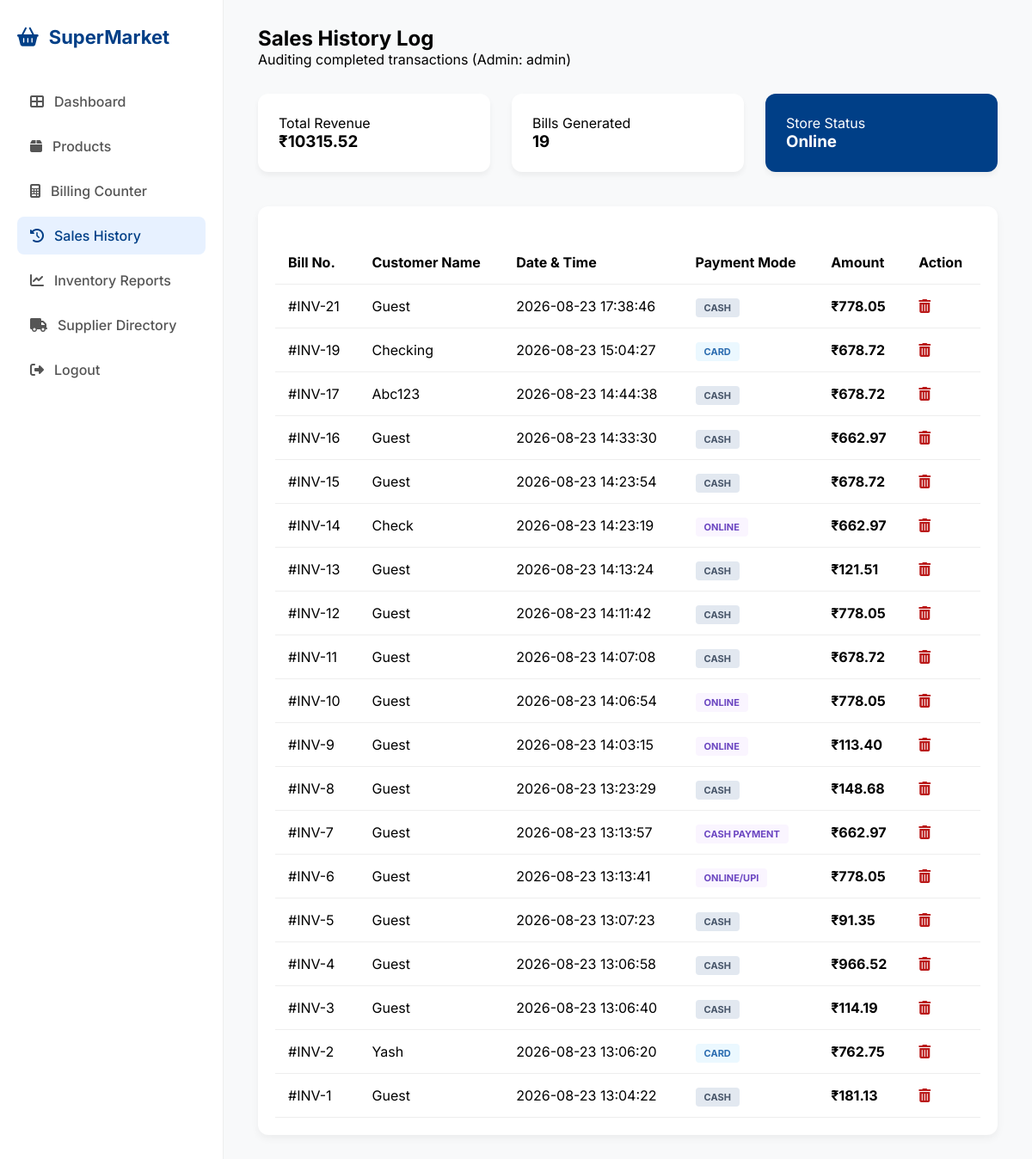
Page /history (signed in) on the earlier database version.
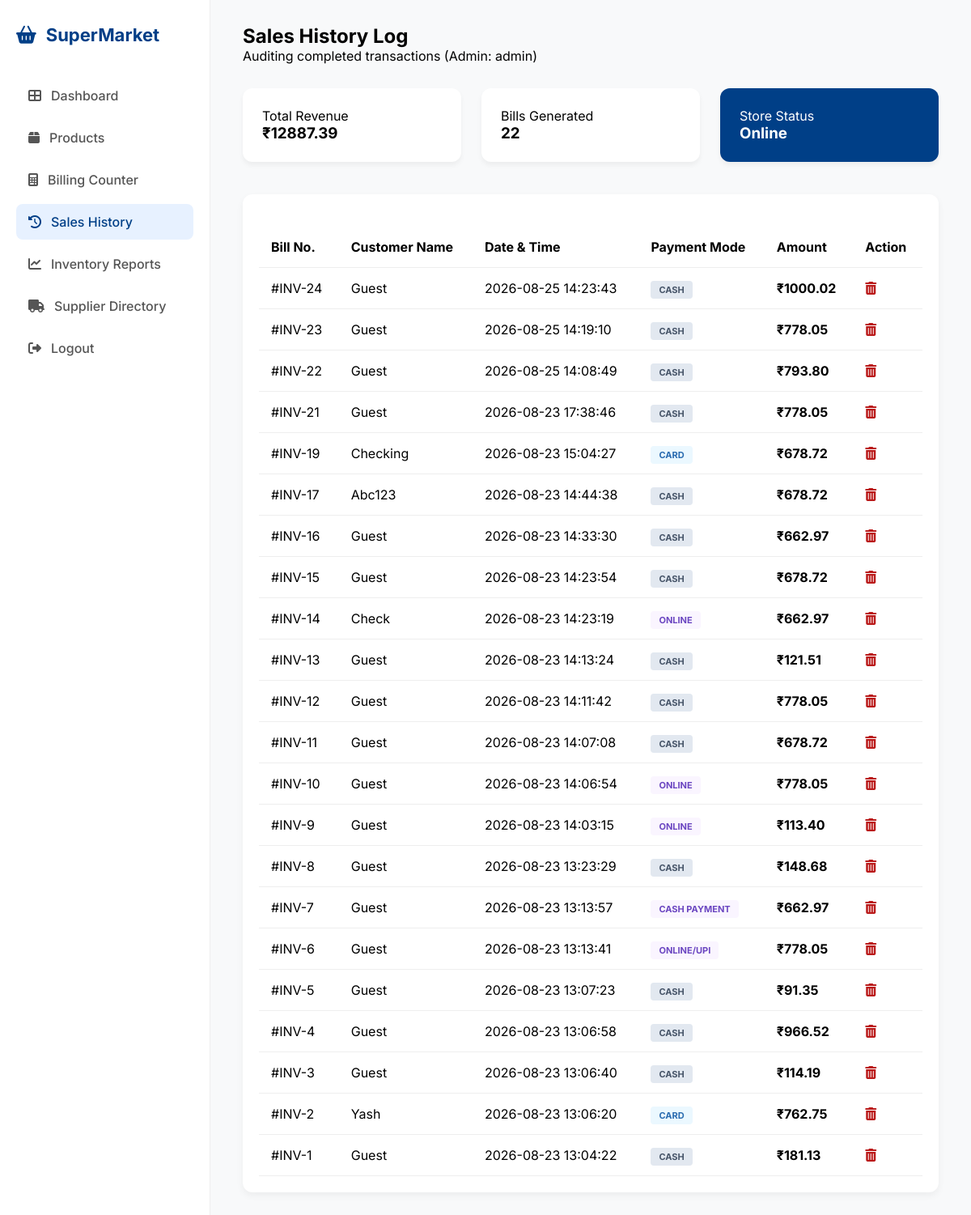
Same page on the later database version.
### tables this page shows
CREATE TABLE sales (
        id INTEGER PRIMARY KEY AUTOINCREMENT, customer_name TEXT, total_amount REAL, 
        payment_mode TEXT, date_time DATETIME DEFAULT CURRENT_TIMESTAMP);

### app.py (the view)
@app.route('/history')
def history():
    if 'user' not in session or session['role'] != 'Admin': return redirect(url_for('login'))
    conn = get_db_connection(); sales = conn.execute('SELECT * FROM sales ORDER BY id DESC').fetchall()
    total = sum(s['total_amount'] for s in sales); conn.close()
    return render_template('history.html', sales=sales, total=total, count=len(sales))

### app.py (called while the page is built)
def get_db_connection():
    conn = sqlite3.connect('supermarket.db')
    conn.row_factory = sqlite3.Row
    return conn

### templates/history.html (shortened to what this page needs)
<!DOCTYPE html>
<html lang="en">
<head>
    <link rel="stylesheet" href="https://cdnjs.cloudflare.com/ajax/libs/font-awesome/6.4.0/css/all.min.css">
    <link rel="stylesheet" href="{{ url_for('static', filename='style.css') }}">
</head>
<body class="dashboard-page">
    <div class="dashboard-wrapper">
        <aside class="sidebar">
            <div class="sidebar-brand">
                <i class="fas fa-shopping-basket"></i>
                <span>SuperMarket</span>
            </div>
            <nav class="nav-links">
                {% if session['role'] == 'Admin' %}
                <a href="/dashboard" class="nav-item"><i class="fas fa-th-large"></i> Dashboard</a>
                {% endif %}
                <a href="/products" class="nav-item"><i class="fas fa-box"></i> Products</a>
                <a href="/billing" class="nav-item"><i class="fas fa-calculator"></i> Billing Counter</a>
                {% if session['role'] == 'Admin' %}
                <a href="/history" class="nav-item active"><i class="fas fa-history"></i> Sales History</a>
                <a href="/reports" class="nav-item"><i class="fas fa-chart-line"></i> Inventory Reports</a>
                <a href="/suppliers" class="nav-item"><i class="fas fa-truck"></i> Supplier Directory</a>
                {% endif %}
            </nav>
            <div class="sidebar-footer">
                <a href="/logout" class="nav-item"><i class="fas fa-sign-out-alt"></i> Logout</a>
            </div>
        </aside>
        <main class="main-content">
            <header class="top-header">
                <div class="header-info">
                    <h2>Sales History Log</h2>
                    <p>Auditing completed transactions (Admin: {{ session['user'] }})</p>
                </div>
            </header>
            <div class="stats-grid">
                <div class="stat-card">
                    <p>Total Revenue</p>
                    <h3>₹{{ "%.2f"|format(total) }}</h3>
                </div>
                <div class="stat-card">
                    <p>Bills Generated</p>
                    <h3>{{ count }}</h3>
                </div>
                <div class="stat-card blue-card">
                    <p>Store Status</p>
                    <h3>Online</h3>
                </div>
            </div>
            <div class="history-table-card">
                <table class="data-table">
                    <thead>
                        <tr>
                            <th>Bill No.</th>
                            <th>Customer Name</th>
                            <th>Date & Time</th>
                            <th>Payment Mode</th>
                            <th>Amount</th>
                            <th>Action</th>
                        </tr>
                    </thead>
                    <tbody>
                        {% for sale in sales %}
                        <tr>
                            <td>#INV-{{ sale['id'] }}</td>
                            <td style="text-transform: capitalize;">{{ sale['customer_name'] }}</td>
                            <td>{{ sale['date_time'] }}</td>
                            <td>
                                <span class="pay-badge
                                    {% if sale['payment_mode'] == 'Cash' %}cash
                                    {% elif sale['payment_mode'] == 'Card' %}card
                                    {% else %}digital{% endif %}">
                                    {{ sale['payment_mode'] | upper }}
                                </span>
                            </td>
                            <td><strong>₹{{ "%.2f"|format(sale['total_amount']) }}</strong></td>
                            <td>
                                <a href="/delete_sale/{{ sale['id'] }}"
                                   onclick="return confirm('Do you want to permanently delete this bill record?')"
                                   style="color: #ba1a1a; text-decoration: none;">
                                    <i class="fas fa-trash-alt"></i>
                                </a>
                            </td>
                        </tr>
                        {% endfor %}
                    </tbody>
                </table>
            </div>
        </main>
    </div>
</body>
</html>

### static/style.css (style rules this page uses)
:root { --primary: #003f87; --bg: #fbf9f8; --white: #ffffff; --text: #1b1c1c; --text-muted: #64748b; --border: #e2e8f0; }
* { margin: 0; padding: 0; box-sizing: border-box; font-family: 'Inter', sans-serif; }
.dashboard-wrapper { display: flex; height: 100vh; overflow: hidden; background-color: #f8f9fa; }
.sidebar { width: 260px; background: white; border-right: 1px solid #eee; display: flex; flex-direction: column; padding: 30px 20px; height: 100vh; }
.sidebar-brand { display: flex; align-items: center; gap: 12px; font-size: 22px; font-weight: 700; color: #003f87; margin-bottom: 40px; }
.nav-item { display: flex; align-items: center; gap: 12px; padding: 12px 15px; color: #555; text-decoration: none; margin-bottom: 8px; border-radius: 8px; font-weight: 500; }
.nav-item.active { background: #e7f1ff; color: #003f87; }
.main-content { flex: 1; padding: 30px 40px; overflow-y: auto; height: 100vh; }
.top-header { display: flex; justify-content: space-between; align-items: center; margin-bottom: 30px; }
.stats-grid { display: grid; grid-template-columns: repeat(3, 1fr); gap: 25px; margin-bottom: 40px; }
.stat-card { background: white; padding: 24px; border-radius: 12px; box-shadow: 0 4px 6px rgba(0,0,0,0.05); }
.blue-card { background: #003f87; color: white; }
.data-table { width: 100%; border-collapse: collapse; margin-top: 20px; }
.data-table th, .data-table td { padding: 15px; text-align: left; border-bottom: 1px solid #eee; }
.history-table-card { background: white; padding: 20px; border-radius: 12px; box-shadow: 0 4px 10px rgba(0,0,0,0.05); margin-top: 20px; }
.pay-badge { padding: 4px 10px; border-radius: 4px; font-size: 11px; font-weight: 700; }
.pay-badge.cash { background: #e2e8f0; color: #475569; }
.pay-badge.card { background: #ebf8ff; color: #2b6cb0; }
.pay-badge.digital { background: #faf5ff; color: #6b46c1; }

Differences in the rows shown:
added sales: id "24", customer_name "Guest", date_time "2026-08-25 14:23:43", payment_mode "CASH", total_amount "1000.02"
added sales: id "23", customer_name "Guest", date_time "2026-08-25 14:19:10", payment_mode "CASH", total_amount "778.05"
added sales: id "22", customer_name "Guest", date_time "2026-08-25 14:08:49", payment_mode "CASH", total_amount "793.80"
Other differences:
{{ "%.2f"|format(total) }}: "10315.52" → "12887.39"
{{ count }}: "19" → "22"
